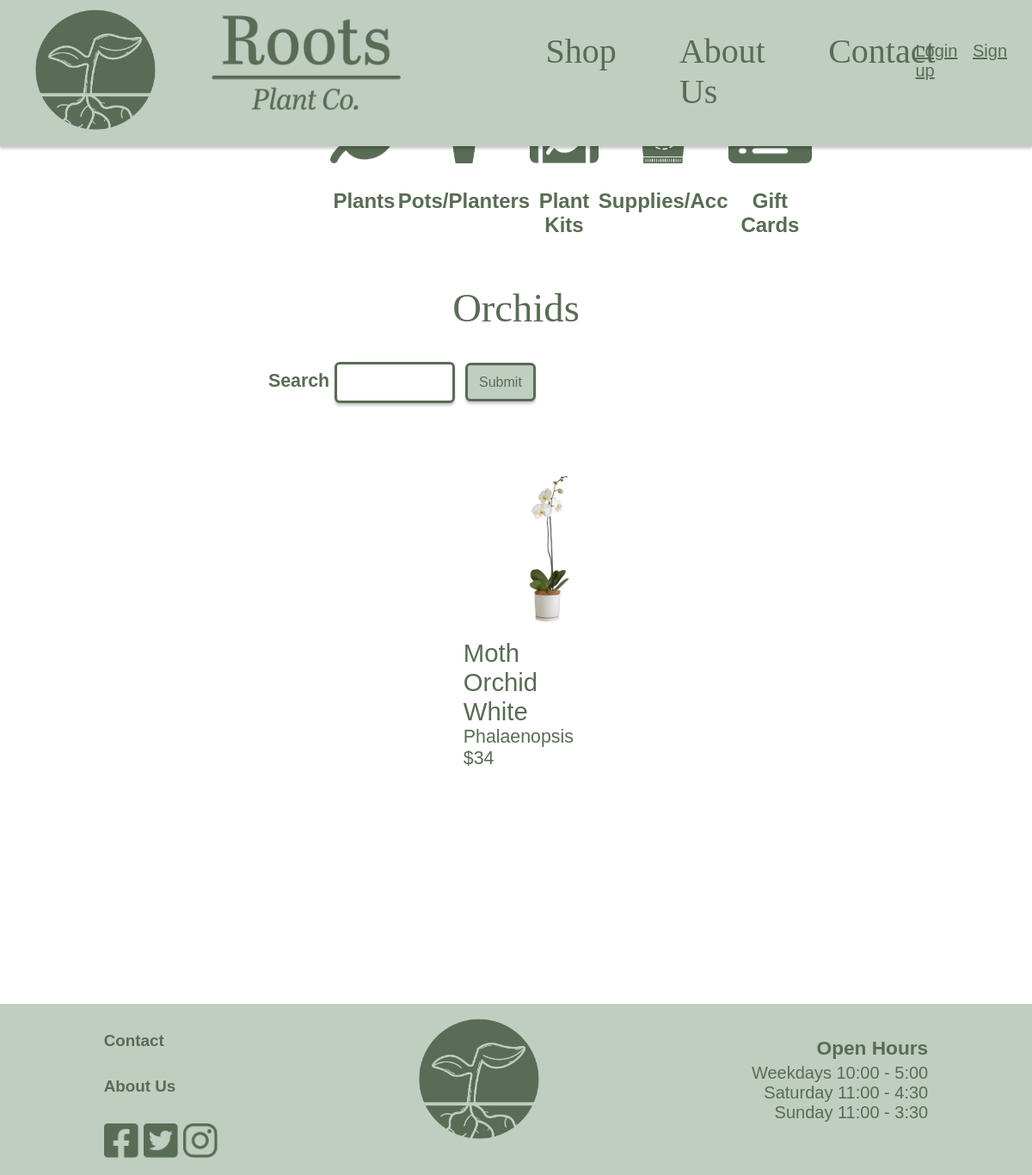
Page /shopPlantsFlowersOrchids on the committed database.
### Website/models.py (models this page shows)
class ShopProducts(db.Model):
    __tablename__ = 'shopProducts'
    id = db.Column(db.Integer, primary_key=True)
    name = db.Column(db.String(150), nullable=False) #Is required
    summary = db.Column(db.String(500), nullable=True)
    description = db.Column(db.String(1000), nullable=True)
    price = db.Column(db.Integer, nullable=False) #Is required
    stock = db.Column(db.Integer, nullable=False) #Is required
    category = db.Column(db.String(150), nullable=False) #Is required
    subCategory = db.Column(db.String(150), nullable=True)
    subSubCategory = db.Column(db.String(150), nullable=True)
    imageUrl = db.Column(db.String(150), nullable=False) #Is required
    userId = db.Column(db.Integer, db.ForeignKey('user.id'))

### Website/views.py (the view)
@views.route('/shopPlantsFlowersOrchids', methods=['GET', 'POST'])
def shopPlantsFlowersOrchids():
    form, products = getShopProducts()
    return render_template('shopPlantsFlowersOrchids.html', user=current_user, products=products, form=form)

### Website/forms.py
class SearchForm(FlaskForm):
    search = StringField('Search')
    submit = SubmitField('Submit')

### Website/views.py (called while the page is built)
def getShopProducts():
    form = SearchForm()
    products = []
    if request.method == 'POST':
        if form.validate_on_submit():
            search_term = form.search.data
        if not search_term:
            flash('Please enter a search term', category='error')
        else:
            search_term = search_term.strip()
            search_words = search_term.split()
            products = ShopProducts.query.filter(
                (ShopProducts.name.contains(search_term)) |
                (ShopProducts.category.contains(search_term)) |
                (ShopProducts.summary.contains(search_term)) |
                db.or_(*[ShopProducts.description.contains(word) for word in search_words])
            ).all()
            if not products:
                flash('No products found', category='error')
    else:
        products = ShopProducts.query.all()
    return form, products

### Website/templates/shopPlantsFlowersOrchids.html (shortened to what this page needs)
{% extends "shop.html" %}
{% block categoryTitle %}
<h1 class="title">Orchids</h1>
{% endblock %}
{% block productDisplay %}
    <div class="flexContainer">
        {% for product in products %}
        {% if product.subSubCategory == "Orchids" %}
        <div class="flexBox">
            <a href = "/product/{{product.id}}">
            <div class="productImage">
                <img src="{{ url_for('static', filename='img/' + product.imageUrl) }}" width="200" alt="Plant image">
            </div>
            <div class="productName">
                {{ product.name }}
            </div>
            <div class="productSummary">
                {{ product.summary }}
            </div>
            <div class="productPrice">
                ${{ product.price }}
            </div>
        </a>
        </div>
        {% endif %}
        {% endfor %}
    </div>
</div>
{% endblock %}

### Website/static/css/navBase.css (style rules this page uses)
body, html { margin: 0%; padding: 0%; background-image: url(/static/background.jpg); background-size: cover; background-attachment: fixed; background-position: center; background-repeat: no-repeat; }

### Website/static/css/shopPage.css (style rules this page uses)
.search input#submit { background-color: #C0CEC1; border: 3px solid #596C55; border-radius: 6px; font-family: "brandon-grotesque", sans-serif; font-weight: 400; font-style: normal; color: #596C55; font-size: 12pt; box-shadow: 0px 3px 3px rgba(0, 0, 0, 0.2); padding-left: 2%; padding-right: 2%; margin-left: 1%; height: 45px; }
.search input#search { width: 20%; height: 40px; border: 3px solid #596C55; border-radius: 6px; box-shadow: 0px 3px 3px rgba(0, 0, 0, 0.2); }
.title { font-family: abril-titling, serif; font-style: normal; font-weight: 400; color: #596C55; font-size: 35pt; text-align: center; }
.flexContainer { width: 100%; height: auto; display: flex; flex-wrap: wrap; flex-direction: row; justify-content: center; box-sizing: border-box; margin: 0%; padding: 10px; }
.flexBox { width: 18%; height: auto; text-align: left; margin: 2%; }
.flexBox a { text-decoration: none; }
.productName { font-family: "brandon-grotesque", sans-serif; font-weight: 400; font-style: normal; color: #596C55; font-size: 22pt; text-decoration: none; margin-bottom: 0%; }
.productSummary { font-family: "brandon-grotesque", sans-serif; font-weight: 400; font-style: normal; color: #596C55; font-size: 16pt; text-decoration: none; margin-top: 0%; margin-bottom: 0%; }
.productPrice { font-family: "brandon-grotesque", sans-serif; font-weight: 400; font-style: normal; color: #596C55; font-size: 16pt; text-decoration: none; margin-top: 0%; margin-bottom: 0%; }

### rows in the picture
ShopProducts: imageUrl (picture), name "Moth Orchid White", summary "Phalaenopsis", price "34"
